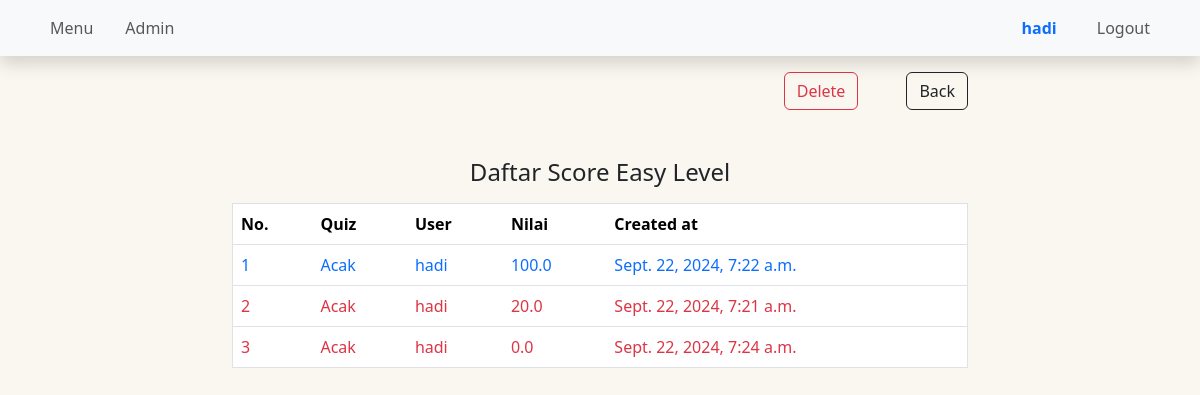
Page /medium/results/ (signed in) on the earlier database version.
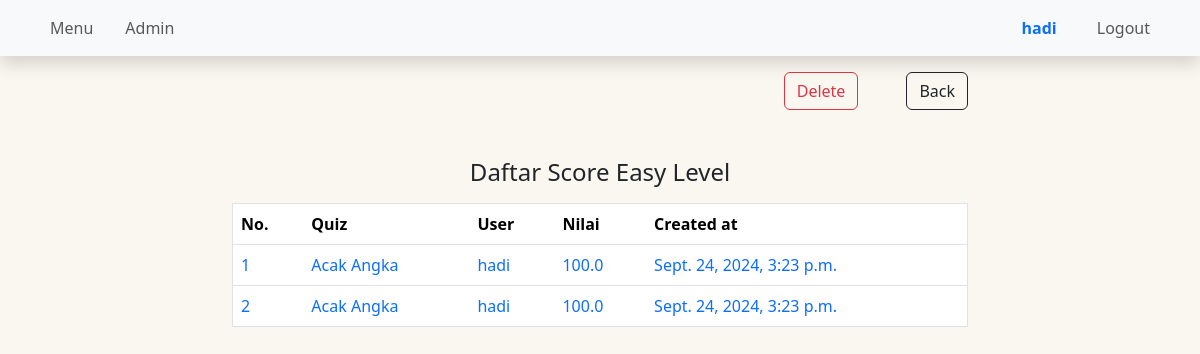
Same page on the later database version.
### medium/models.py (models this page shows, shortened)
class ResultMedium(models.Model):
  quiz = models.ForeignKey(Medium, on_delete=models.CASCADE)
  user = models.ForeignKey(User, on_delete=models.CASCADE)
  score = models.FloatField()
  created = models.DateTimeField(auto_now_add=True)

class Medium(models.Model):
  name = models.CharField(max_length=120)
  topic = models.CharField(max_length=120)
  number_of_questions = models.IntegerField()
  time = models.IntegerField(help_text="time in second")
  required_score_to_pass = models.IntegerField()

### medium/views.py (the view)
# urls.py: path('results/', result_medium, name="result-medium-view"),
@login_required
def result_medium(request):
  user_id = request.user.id
  results = ResultMedium.objects.filter(user_id=user_id).order_by('-score')
  return render(request, 'medium/results.html', {'results': results})

### templates/medium/results.html (shortened to what this page needs)
{% extends "base.html" %}
{% load static %}
{% block content %}
<div class="row justify-content-center mt-3">
  <div class="col-md-8">
    <div class="d-flex justify-content-end mb-5">
        {% if request.user.is_authenticated and request.user.is_superuser %}
        <a class="btn btn-outline-danger" href="{% url 'delete-results-medium' %}">Delete</a>
         {% endif %}
         <a class="btn btn-outline-dark ms-5" href="{% url 'main-medium-view' %}">Back</a>
    </div>
  <div>
    <h4 class="text-center my-3">Daftar Score Easy Level</h4>
    <table class="table border ">
      <thead>
        <tr class="px-2">
          <th scope="col">No.</th>
          <th scope="col">Quiz</th>
          <th scope="col">User</th>
          <th scope="col">Nilai</th>
          <th scope="col">Created at</th>
        </tr>
      </thead>
      <tbody>
        {% for result in results %}
        {% if result.score == 100 %}
        <tr >
          <td class="text-primary">{{ forloop.counter }}</td>
          <td class="text-primary">{{ result.quiz.name }}</td>
          <td class="text-primary">{{ result.user.username }}</td>
          <td class="text-primary">{{ result.score }}</td>
          <td class="text-primary">{{ result.created }}</td>
        </tr>
        {% else %}
        <tr >
          <td class="text-danger">{{ forloop.counter }}</td>
          <td class="text-danger">{{ result.quiz.name }}</td>
          <td class="text-danger">{{ result.user.username }}</td>
          <td class="text-danger">{{ result.score }}</td>
          <td class="text-danger">{{ result.created }}</td>
        </tr>
        {% endif %}
      {% endfor %}
      </tbody>
    </table>
  </div>
  </div>
</div>
{% endblock content %}

Differences in the rows shown:
removed ResultMedium: quiz.name "Acak", user.username "hadi", score "100.0", created "Sept. 22, 2024, 7:22 a.m."
removed ResultMedium: quiz.name "Acak", user.username "hadi", score "20.0", created "Sept. 22, 2024, 7:21 a.m."
removed ResultMedium: quiz.name "Acak", user.username "hadi", score "0.0", created "Sept. 22, 2024, 7:24 a.m."
added ResultMedium: quiz.name "Acak Angka", user.username "hadi", score "100.0", created "Sept. 24, 2024, 3:23 p.m."
added ResultMedium: quiz.name "Acak Angka", user.username "hadi", score "100.0", created "Sept. 24, 2024, 3:23 p.m."
